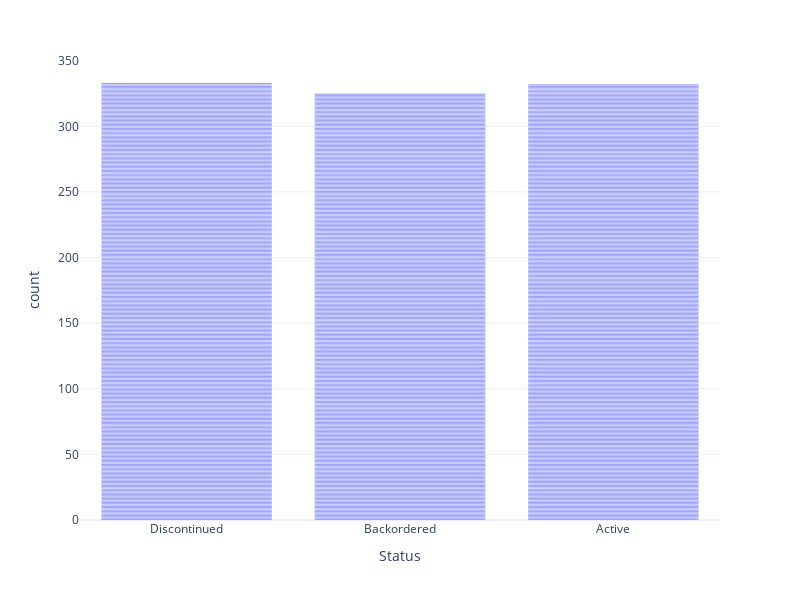

The code cell stored with this chart in its notebook:
### Code cell
fig = px.bar(df, 'Status')
fig.show()

### Figure 1 — Plotly figure (JSON) as saved in the notebook; plotly's stock layout.template omitted (floating-point values rounded to 4 significant figures; data arrays with more than 128 entries replaced by an {"elided": "..."} marker saying what was removed)
{"data": [{"hovertemplate": "Status=%{x}<br>count=%{y}<extra></extra>", "legendgroup": "", "marker": {"color": "#636efa", "pattern": {"shape": ""}}, "name": "", "orientation": "v", "showlegend": false, "textposition": "auto", "type": "bar", "x": {"elided": "990 str values"}, "xaxis": "x", "y": {"elided": "990 int values"}, "yaxis": "y"}], "layout": {"barmode": "relative", "height": 600, "legend": {"tracegroupgap": 0}, "margin": {"t": 60}, "width": 800, "xaxis": {"anchor": "y", "domain": [0, 1], "title": {"text": "Status"}}, "yaxis": {"anchor": "x", "domain": [0, 1], "title": {"text": "count"}}}}
